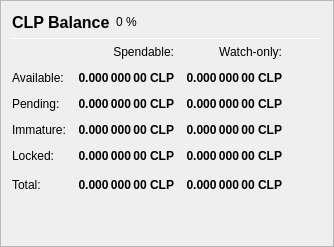
                   <widget class="QFrame" name="frame_Balances">
                    <property name="frameShape">
                     <enum>QFrame::StyledPanel</enum>
                    </property>
                    <property name="frameShadow">
                     <enum>QFrame::Raised</enum>
                    </property>
                    <layout class="QVBoxLayout" name="verticalLayout_4">
                     <item>
                      <layout class="QHBoxLayout" name="horizontalLayout_4">
                       <item>
                        <widget class="QLabel" name="label_5">
                         <property name="minimumSize">
                          <size>
                           <width>0</width>
                           <height>20</height>
                          </size>
                         </property>
                         <property name="font">
                          <font>
                           <pointsize>12</pointsize>
                           <weight>75</weight>
                           <bold>true</bold>
                          </font>
                         </property>
                         <property name="text">
                          <string>CLP Balance</string>
                         </property>
                        </widget>
                       </item>
                       <item>
                        <widget class="QLabel" name="labelCLPPercent">
                         <property name="text">
                          <string notr="true">0 %</string>
                         </property>
                        </widget>
                       </item>
                       <item>
                        <spacer name="horizontalSpacer_3">
                         <property name="orientation">
                          <enum>Qt::Horizontal</enum>
                         </property>
                         <property name="sizeHint" stdset="0">
                          <size>
                           <width>40</width>
                           <height>20</height>
                          </size>
                         </property>
                        </spacer>
                       </item>
                      </layout>
                     </item>
                     <item>
                      <widget class="Line" name="line_Balance">
                       <property name="minimumSize">
                        <size>
                         <width>0</width>
                         <height>1</height>
                        </size>
                       </property>
                       <property name="maximumSize">
                        <size>
                         <width>16777215</width>
                         <height>1</height>
                        </size>
                       </property>
                       <property name="orientation">
                        <enum>Qt::Horizontal</enum>
                       </property>
                      </widget>
                     </item>
                     <item>
                      <layout class="QGridLayout" name="gridLayout">
                       <property name="spacing">
                        <number>12</number>
                       </property>
                       <item row="0" column="1">
                        <widget class="QLabel" name="labelSpendable">
                         <property name="text">
                          <string>Spendable:</string>
                         </property>
                         <property name="alignment">
                          <set>Qt::AlignRight|Qt::AlignTrailing|Qt::AlignVCenter</set>
                         </property>
                        </widget>
                       </item>
                       <item row="0" column="2">
                        <widget class="QLabel" name="labelWatchonly">
                         <property name="text">
                          <string>Watch-only:</string>
                         </property>
                         <property name="alignment">
                          <set>Qt::AlignRight|Qt::AlignTrailing|Qt::AlignVCenter</set>
                         </property>
                        </widget>
                       </item>
                       <item row="1" column="0">
                        <widget class="QLabel" name="labelBalanceText">
                         <property name="text">
                          <string>Available:</string>
                         </property>
                        </widget>
                       </item>
                       <item row="1" column="1">
                        <widget class="QLabel" name="labelBalance">
                         <property name="font">
                          <font>
                           <weight>75</weight>
                           <bold>true</bold>
                          </font>
                         </property>
                         <property name="cursor">
                          <cursorShape>IBeamCursor</cursorShape>
                         </property>
                         <property name="toolTip">
                          <string>Your current spendable balance</string>
                         </property>
                         <property name="text">
                          <string notr="true">0.000 000 00 CLP</string>
                         </property>
                         <property name="alignment">
                          <set>Qt::AlignRight|Qt::AlignTrailing|Qt::AlignVCenter</set>
                         </property>
                         <property name="textInteractionFlags">
                          <set>Qt::LinksAccessibleByMouse|Qt::TextSelectableByKeyboard|Qt::TextSelectableByMouse</set>
                         </property>
                        </widget>
                       </item>
                       <item row="1" column="2">
                        <widget class="QLabel" name="labelWatchAvailable">
                         <property name="font">
                          <font>
                           <weight>75</weight>
                           <bold>true</bold>
                          </font>
                         </property>
                         <property name="cursor">
                          <cursorShape>IBeamCursor</cursorShape>
                         </property>
                         <property name="toolTip">
                          <string>Your current balance in watch-only addresses</string>
                         </property>
                         <property name="text">
                          <string notr="true">0.000 000 00 CLP</string>
                         </property>
                         <property name="alignment">
                          <set>Qt::AlignRight|Qt::AlignTrailing|Qt::AlignVCenter</set>
                         </property>
                         <property name="textInteractionFlags">
                          <set>Qt::LinksAccessibleByMouse|Qt::TextSelectableByKeyboard|Qt::TextSelectableByMouse</set>
                         </property>
                        </widget>
                       </item>
                       <item row="2" column="0">
                        <widget class="QLabel" name="labelPendingText">
                         <property name="text">
                          <string>Pending:</string>
                         </property>
                        </widget>
                       </item>
                       <item row="2" column="1">
                        <widget class="QLabel" name="labelUnconfirmed">
                         <property name="font">
                          <font>
                           <weight>75</weight>
                           <bold>true</bold>
                          </font>
                         </property>
                         <property name="cursor">
                          <cursorShape>IBeamCursor</cursorShape>
                         </property>
                         <property name="toolTip">
                          <string>Total of transactions that have yet to be confirmed, and do not yet count toward the spendable balance</string>
                         </property>
                         <property name="text">
                          <string notr="true">0.000 000 00 CLP</string>
                         </property>
                         <property name="alignment">
                          <set>Qt::AlignRight|Qt::AlignTrailing|Qt::AlignVCenter</set>
                         </property>
                         <property name="textInteractionFlags">
                          <set>Qt::LinksAccessibleByMouse|Qt::TextSelectableByKeyboard|Qt::TextSelectableByMouse</set>
                         </property>
                        </widget>
                       </item>
                       <item row="2" column="2">
                        <widget class="QLabel" name="labelWatchPending">
                         <property name="font">
                          <font>
                           <weight>75</weight>
                           <bold>true</bold>
                          </font>
                         </property>
                         <property name="cursor">
                          <cursorShape>IBeamCursor</cursorShape>
                         </property>
                         <property name="toolTip">
                          <string>Unconfirmed transactions to watch-only addresses</string>
                         </property>
                         <property name="text">
                          <string notr="true">0.000 000 00 CLP</string>
                         </property>
                         <property name="alignment">
                          <set>Qt::AlignRight|Qt::AlignTrailing|Qt::AlignVCenter</set>
                         </property>
                         <property name="textInteractionFlags">
                          <set>Qt::LinksAccessibleByMouse|Qt::TextSelectableByKeyboard|Qt::TextSelectableByMouse</set>
                         </property>
                        </widget>
                       </item>
                       <item row="3" column="0">
                        <widget class="QLabel" name="labelImmatureText">
                         <property name="text">
                          <string>Immature:</string>
                         </property>
                        </widget>
                       </item>
                       <item row="3" column="1">
                        <widget class="QLabel" name="labelImmature">
                         <property name="font">
                          <font>
                           <weight>75</weight>
                           <bold>true</bold>
                          </font>
                         </property>
                         <property name="cursor">
                          <cursorShape>IBeamCursor</cursorShape>
                         </property>
                         <property name="toolTip">
                          <string>Staked or masternode rewards that has not yet matured</string>
                         </property>
                         <property name="text">
                          <string notr="true">0.000 000 00 CLP</string>
                         </property>
                         <property name="alignment">
                          <set>Qt::AlignRight|Qt::AlignTrailing|Qt::AlignVCenter</set>
                         </property>
                         <property name="textInteractionFlags">
                          <set>Qt::LinksAccessibleByMouse|Qt::TextSelectableByKeyboard|Qt::TextSelectableByMouse</set>
                         </property>
                        </widget>
                       </item>
                       <item row="3" column="2">
                        <widget class="QLabel" name="labelWatchImmature">
                         <property name="font">
                          <font>
                           <weight>75</weight>
                           <bold>true</bold>
                          </font>
                         </property>
                         <property name="cursor">
                          <cursorShape>IBeamCursor</cursorShape>
                         </property>
                         <property name="toolTip">
                          <string>Staked or masternode rewards in watch-only addresses that has not yet matured</string>
                         </property>
                         <property name="text">
                          <string notr="true">0.000 000 00 CLP</string>
                         </property>
                         <property name="alignment">
                          <set>Qt::AlignRight|Qt::AlignTrailing|Qt::AlignVCenter</set>
                         </property>
                         <property name="textInteractionFlags">
                          <set>Qt::LinksAccessibleByMouse|Qt::TextSelectableByKeyboard|Qt::TextSelectableByMouse</set>
                         </property>
                        </widget>
                       </item>
                       <item row="4" column="0">
                        <widget class="QLabel" name="labelLockedBalanceText">
                         <property name="toolTip">
                          <string>Locked CLP or Masternode collaterals. These are excluded from zCLP minting.</string>
                         </property>
                         <property name="text">
                          <string>Locked:</string>
                         </property>
                        </widget>
                       </item>
                       <item row="4" column="1">
                        <widget class="QLabel" name="labelLockedBalance">
                         <property name="font">
                          <font>
                           <weight>75</weight>
                           <bold>true</bold>
                          </font>
                         </property>
                         <property name="cursor">
                          <cursorShape>IBeamCursor</cursorShape>
                         </property>
                         <property name="toolTip">
                          <string>Locked CLP or Masternode collaterals. These are excluded from zCLP minting.</string>
                         </property>
                         <property name="text">
                          <string notr="true">0.000 000 00 CLP</string>
                         </property>
                         <property name="alignment">
                          <set>Qt::AlignRight|Qt::AlignTrailing|Qt::AlignVCenter</set>
                         </property>
                         <property name="textInteractionFlags">
                          <set>Qt::LinksAccessibleByMouse|Qt::TextSelectableByKeyboard|Qt::TextSelectableByMouse</set>
                         </property>
                        </widget>
                       </item>
                       <item row="4" column="2">
                        <widget class="QLabel" name="labelWatchLocked">
                         <property name="font">
                          <font>
                           <weight>75</weight>
                           <bold>true</bold>
                          </font>
                         </property>
                         <property name="cursor">
                          <cursorShape>IBeamCursor</cursorShape>
                         </property>
                         <property name="toolTip">
                          <string>Current locked balance in watch-only addresses</string>
                         </property>
                         <property name="text">
                          <string notr="true">0.000 000 00 CLP</string>
                         </property>
                         <property name="alignment">
                          <set>Qt::AlignRight|Qt::AlignTrailing|Qt::AlignVCenter</set>
                         </property>
                         <property name="textInteractionFlags">
                          <set>Qt::LinksAccessibleByMouse|Qt::TextSelectableByKeyboard|Qt::TextSelectableByMouse</set>
                         </property>
                        </widget>
                       </item>
                       <item row="5" column="0">
                        <widget class="QLabel" name="labelTotalText">
                         <property name="toolTip">
                          <string>Your current CALYPSO balance, unconfirmed and immature transactions included</string>
                         </property>
                         <property name="text">
                          <string>Total:</string>
                         </property>
                        </widget>
                       </item>
                       <item row="5" column="1">
                        <widget class="QLabel" name="labelTotal">
                         <property name="font">
                          <font>
                           <weight>75</weight>
                           <bold>true</bold>
                          </font>
                         </property>
                         <property name="cursor">
                          <cursorShape>IBeamCursor</cursorShape>
                         </property>
                         <property name="toolTip">
                          <string>Your current CALYPSO balance, unconfirmed and immature transactions included</string>
                         </property>
                         <property name="text">
                          <string notr="true">0.000 000 00 CLP</string>
                         </property>
                         <property name="alignment">
                          <set>Qt::AlignRight|Qt::AlignTrailing|Qt::AlignVCenter</set>
                         </property>
                         <property name="textInteractionFlags">
                          <set>Qt::LinksAccessibleByMouse|Qt::TextSelectableByKeyboard|Qt::TextSelectableByMouse</set>
                         </property>
                        </widget>
                       </item>
                       <item row="5" column="2">
                        <widget class="QLabel" name="labelWatchTotal">
                         <property name="font">
                          <font>
                           <weight>75</weight>
                           <bold>true</bold>
                          </font>
                         </property>
                         <property name="cursor">
                          <cursorShape>IBeamCursor</cursorShape>
                         </property>
                         <property name="toolTip">
                          <string>Current total balance in watch-only addresses</string>
                         </property>
                         <property name="text">
                          <string notr="true">0.000 000 00 CLP</string>
                         </property>
                         <property name="alignment">
                          <set>Qt::AlignRight|Qt::AlignTrailing|Qt::AlignVCenter</set>
                         </property>
                         <property name="textInteractionFlags">
                          <set>Qt::LinksAccessibleByMouse|Qt::TextSelectableByKeyboard|Qt::TextSelectableByMouse</set>
                         </property>
                        </widget>
                       </item>
                       <item row="5" column="3">
                        <spacer name="horizontalSpacer_9">
                         <property name="orientation">
                          <enum>Qt::Horizontal</enum>
                         </property>
                         <property name="sizeHint" stdset="0">
                          <size>
                           <width>40</width>
                           <height>20</height>
                          </size>
                         </property>
                        </spacer>
                       </item>
                      </layout>
                     </item>
                     <item>
                      <spacer name="verticalSpacer_3">
                       <property name="orientation">
                        <enum>Qt::Vertical</enum>
                       </property>
                       <property name="sizeHint" stdset="0">
                        <size>
                         <width>20</width>
                         <height>40</height>
                        </size>
                       </property>
                      </spacer>
                     </item>
                    </layout>
                   </widget>
